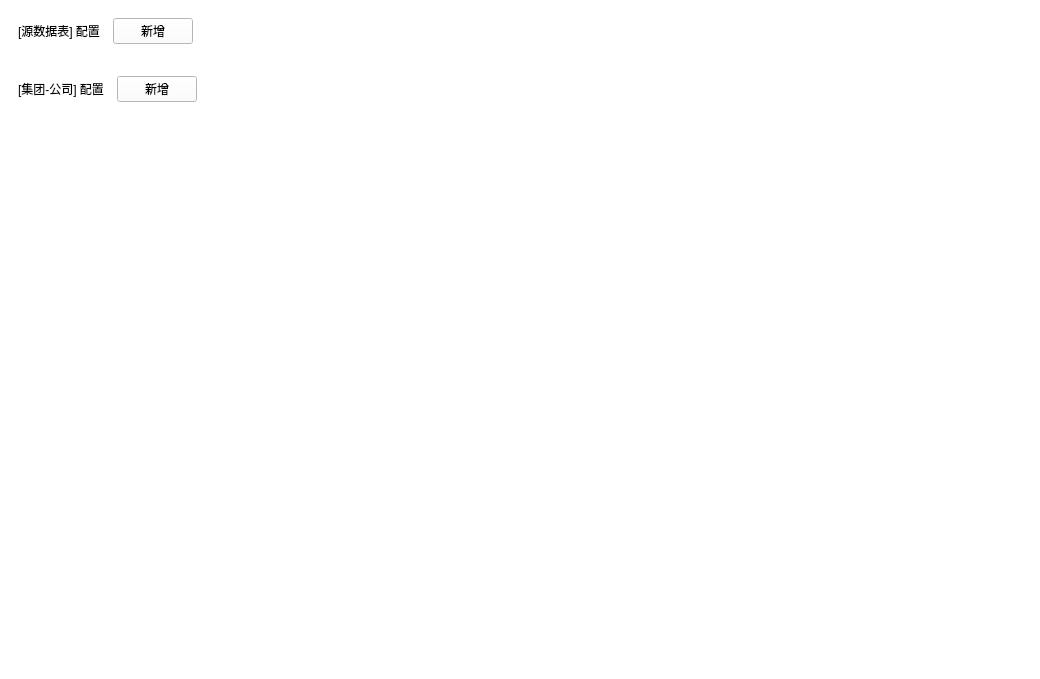
<?xml version="1.0" encoding="UTF-8"?>
<ui version="4.0">
 <class>config_widget</class>
 <widget class="QWidget" name="config_widget">
  <property name="geometry">
   <rect>
    <x>0</x>
    <y>0</y>
    <width>1040</width>
    <height>679</height>
   </rect>
  </property>
  <property name="windowTitle">
   <string>配置</string>
  </property>
  <property name="styleSheet">
   <string notr="true">QWidget{
	background-color: #fff;
}</string>
  </property>
  <layout class="QVBoxLayout" name="verticalLayout">
   <property name="leftMargin">
    <number>9</number>
   </property>
   <property name="topMargin">
    <number>9</number>
   </property>
   <property name="rightMargin">
    <number>9</number>
   </property>
   <property name="bottomMargin">
    <number>9</number>
   </property>
   <item>
    <widget class="SmoothScrollArea" name="SmoothScrollArea">
     <property name="frameShape">
      <enum>QFrame::NoFrame</enum>
     </property>
     <property name="frameShadow">
      <enum>QFrame::Plain</enum>
     </property>
     <property name="widgetResizable">
      <bool>true</bool>
     </property>
     <widget class="QWidget" name="scrollAreaWidgetContents">
      <property name="geometry">
       <rect>
        <x>0</x>
        <y>0</y>
        <width>1022</width>
        <height>661</height>
       </rect>
      </property>
      <layout class="QVBoxLayout" name="verticalLayout_4">
       <item>
        <layout class="QHBoxLayout" name="horizontalLayout_7">
         <item>
          <widget class="SubtitleLabel" name="SubtitleLabel">
           <property name="text">
            <string>[源数据表] 配置  </string>
           </property>
          </widget>
         </item>
         <item>
          <widget class="PrimaryPushButton" name="btn_add_data_config">
           <property name="styleSheet">
            <string notr="true">PushButton, ToolButton, ToggleButton, ToggleToolButton {
    color: black;
    background: rgba(255, 255, 255, 0.7);
    border: 1px solid rgba(0, 0, 0, 0.073);
    border-bottom: 1px solid rgba(0, 0, 0, 0.183);
    border-radius: 5px;
    /* font: 14px 'Segoe UI', 'Microsoft YaHei'; */
    padding: 5px ;
    outline: none;
}

PushButton[hasIcon=false] {
    padding: 2px 12px ;
}

DropDownPushButton[hasIcon=false],
PrimaryDropDownPushButton[hasIcon=false] {
    padding: 5px 31px 6px 12px;
}

DropDownPushButton[hasIcon=true],
PrimaryDropDownPushButton[hasIcon=true] {
    padding: 5px 31px 6px 36px;
}

PushButton:hover, ToolButton:hover, ToggleButton:hover, ToggleToolButton:hover {
    background: rgba(249, 249, 249, 0.5);
}

PushButton:pressed, ToolButton:pressed, ToggleButton:pressed, ToggleToolButton:pressed {
    color: rgba(0, 0, 0, 0.63);
    background: rgba(249, 249, 249, 0.3);
    border-bottom: 1px solid rgba(0, 0, 0, 0.073);
}

PushButton:disabled, ToolButton:disabled, ToggleButton:disabled, ToggleToolButton:disabled {
    color: rgba(0, 0, 0, 0.36);
    background: rgba(249, 249, 249, 0.3);
    border: 1px solid rgba(0, 0, 0, 0.06);
    border-bottom: 1px solid rgba(0, 0, 0, 0.06);
}


PrimaryPushButton,
PrimaryToolButton,
ToggleButton:checked,
ToggleToolButton:checked {
    color: white;
    background-color: #009faa;
    border: 1px solid #00a7b3;
    border-bottom: 1px solid #007780;
}

PrimaryPushButton:hover,
PrimaryToolButton:hover,
ToggleButton:checked:hover,
ToggleToolButton:checked:hover {
    background-color: #00a7b3;
    border: 1px solid #2daab3;
    border-bottom: 1px solid #007780;
}

PrimaryPushButton:pressed,
PrimaryToolButton:pressed,
ToggleButton:checked:pressed,
ToggleToolButton:checked:pressed {
    color: rgba(255, 255, 255, 0.63);
    background-color: #3eabb3;
    border: 1px solid #3eabb3;
}

PrimaryPushButton:disabled,
PrimaryToolButton:disabled,
ToggleButton:checked:disabled,
ToggleToolButton:checked:disabled {
    color: rgba(255, 255, 255, 0.9);
    background-color: rgb(205, 205, 205);
    border: 1px solid rgb(205, 205, 205);
}

SplitDropButton,
PrimarySplitDropButton {
    border-left: none;
    border-top-left-radius: 0;
    border-bottom-left-radius: 0;
}

#splitPushButton,
#splitToolButton,
#primarySplitPushButton,
#primarySplitToolButton {
    border-top-right-radius: 0;
    border-bottom-right-radius: 0;
}

#splitPushButton:pressed,
#splitToolButton:pressed,
SplitDropButton:pressed {
    border-bottom: 1px solid rgba(0, 0, 0, 0.183);
}

PrimarySplitDropButton:pressed {
    border-bottom: 1px solid #007780;
}

#primarySplitPushButton, #primarySplitToolButton {
    border-right: 1px solid #3eabb3;
}

#primarySplitPushButton:pressed, #primarySplitToolButton:pressed {
    border-bottom: 1px solid #007780;
}

HyperlinkButton {
    /* font: 14px 'Segoe UI', 'Microsoft YaHei'; */
    padding: 6px 12px 6px 12px;
    color: #009faa;
    border: none;
    border-radius: 6px;
    background-color: transparent;
}

HyperlinkButton:hover {
    background-color: rgba(0, 0, 0, 15);
}

HyperlinkButton:pressed {
    background-color: rgba(0, 0, 0, 7);
}

HyperlinkButton:disabled {
    color: rgba(0, 0, 0, 0.43)
}


RadioButton {
    min-height: 24px;
    max-height: 24px;
    background-color: transparent;
    font: 14px 'Segoe UI', 'Microsoft YaHei', 'PingFang SC';
    color: black;
}

RadioButton::indicator {
    width: 18px;
    height: 18px;
    border-radius: 11px;
    border: 2px solid #999999;
    background-color: rgba(0, 0, 0, 5);
    margin-right: 4px;
}

RadioButton::indicator:hover {
    background-color: rgba(0, 0, 0, 0);
}

RadioButton::indicator:pressed {
    border: 2px solid #bbbbbb;
    background-color: qradialgradient(spread:pad, cx:0.5, cy:0.5, radius:0.5, fx:0.5, fy:0.5,
            stop:0 rgb(255, 255, 255),
            stop:0.5 rgb(255, 255, 255),
            stop:0.6 rgb(225, 224, 223),
            stop:1 rgb(225, 224, 223));
}

RadioButton::indicator:checked {
    height: 22px;
    width: 22px;
    border: none;
    border-radius: 11px;
    background-color: qradialgradient(spread:pad, cx:0.5, cy:0.5, radius:0.5, fx:0.5, fy:0.5,
            stop:0 rgb(255, 255, 255),
            stop:0.5 rgb(255, 255, 255),
            stop:0.6 #009faa,
            stop:1 #009faa);
}

RadioButton::indicator:checked:hover {
    background-color: qradialgradient(spread:pad, cx:0.5, cy:0.5, radius:0.5, fx:0.5, fy:0.5,
            stop:0 rgb(255, 255, 255),
            stop:0.6 rgb(255, 255, 255),
            stop:0.7 #009faa,
            stop:1 #009faa);
}

RadioButton::indicator:checked:pressed {
    background-color: qradialgradient(spread:pad, cx:0.5, cy:0.5, radius:0.5, fx:0.5, fy:0.5,
            stop:0 rgb(255, 255, 255),
            stop:0.5 rgb(255, 255, 255),
            stop:0.6 #009faa,
            stop:1 #009faa);
}

RadioButton:disabled {
    color: rgba(0, 0, 0, 110);
}

RadioButton::indicator:disabled {
    border: 2px solid #bbbbbb;
    background-color: transparent;
}

RadioButton::indicator:disabled:checked {
    border: none;
    background-color: qradialgradient(spread:pad, cx:0.5, cy:0.5, radius:0.5, fx:0.5, fy:0.5,
            stop:0 rgb(255, 255, 255),
            stop:0.5 rgb(255, 255, 255),
            stop:0.6 rgba(0, 0, 0, 0.2169),
            stop:1 rgba(0, 0, 0, 0.2169));
}

TransparentToolButton,
TransparentToggleToolButton,
TransparentDropDownToolButton,
TransparentPushButton,
TransparentDropDownPushButton,
TransparentTogglePushButton {
    background-color: transparent;
    border: none;
    border-radius: 5px;
    margin: 0;
}

TransparentToolButton:hover,
TransparentToggleToolButton:hover,
TransparentDropDownToolButton:hover,
TransparentPushButton:hover,
TransparentDropDownPushButton:hover,
TransparentTogglePushButton:hover {
    background-color: rgba(0, 0, 0, 9);
    border: none;
}

TransparentToolButton:pressed,
TransparentToggleToolButton:pressed,
TransparentDropDownToolButton:pressed,
TransparentPushButton:pressed,
TransparentDropDownPushButton:pressed,
TransparentTogglePushButton:pressed {
    background-color: rgba(0, 0, 0, 6);
    border: none;
}

TransparentToolButton:disabled,
TransparentToggleToolButton:disabled,
TransparentDropDownToolButton:disabled,
TransprentPushButton:disabled,
TransparentDropDownPushButton:disabled,
TransprentTogglePushButton:disabled {
    background-color: transparent;
    border: none;
}


PillPushButton,
PillPushButton:hover,
PillPushButton:pressed,
PillPushButton:disabled,
PillPushButton:checked,
PillPushButton:checked:hover,
PillPushButton:checked:pressed,
PillPushButton:disabled:checked,
PillToolButton,
PillToolButton:hover,
PillToolButton:pressed,
PillToolButton:disabled,
PillToolButton:checked,
PillToolButton:checked:hover,
PillToolButton:checked:pressed,
PillToolButton:disabled:checked {
    background-color: transparent;
    border: none;
}
</string>
           </property>
           <property name="text">
            <string>新增</string>
           </property>
          </widget>
         </item>
         <item>
          <spacer name="horizontalSpacer_8">
           <property name="orientation">
            <enum>Qt::Horizontal</enum>
           </property>
           <property name="sizeHint" stdset="0">
            <size>
             <width>40</width>
             <height>20</height>
            </size>
           </property>
          </spacer>
         </item>
        </layout>
       </item>
       <item>
        <widget class="QWidget" name="widget_data" native="true">
         <layout class="QHBoxLayout" name="horizontalLayout_2">
          <property name="spacing">
           <number>0</number>
          </property>
          <property name="leftMargin">
           <number>0</number>
          </property>
          <property name="topMargin">
           <number>0</number>
          </property>
          <property name="rightMargin">
           <number>0</number>
          </property>
          <property name="bottomMargin">
           <number>0</number>
          </property>
         </layout>
        </widget>
       </item>
       <item>
        <widget class="BodyLabel" name="BodyLabel">
         <property name="text">
          <string/>
         </property>
        </widget>
       </item>
       <item>
        <layout class="QHBoxLayout" name="horizontalLayout_6">
         <item>
          <widget class="SubtitleLabel" name="SubtitleLabel_2">
           <property name="text">
            <string>[集团-公司] 配置  </string>
           </property>
          </widget>
         </item>
         <item>
          <widget class="PrimaryPushButton" name="btn_add_company_config">
           <property name="styleSheet">
            <string notr="true">PushButton, ToolButton, ToggleButton, ToggleToolButton {
    color: black;
    background: rgba(255, 255, 255, 0.7);
    border: 1px solid rgba(0, 0, 0, 0.073);
    border-bottom: 1px solid rgba(0, 0, 0, 0.183);
    border-radius: 5px;
    /* font: 14px 'Segoe UI', 'Microsoft YaHei'; */
    padding: 5px 12px 6px 12px;
    outline: none;
}

ToolButton {
    padding: 5px 9px 6px 8px;
}

PushButton[hasIcon=false] {
    padding: 2px 12px ;
}

PushButton[hasIcon=true] {
    padding: 5px 12px 6px 36px;
}

DropDownToolButton, PrimaryDropDownToolButton {
    padding: 5px 31px 6px 8px;
}

DropDownPushButton[hasIcon=false],
PrimaryDropDownPushButton[hasIcon=false] {
    padding: 5px 31px 6px 12px;
}

DropDownPushButton[hasIcon=true],
PrimaryDropDownPushButton[hasIcon=true] {
    padding: 5px 31px 6px 36px;
}

PushButton:hover, ToolButton:hover, ToggleButton:hover, ToggleToolButton:hover {
    background: rgba(249, 249, 249, 0.5);
}

PushButton:pressed, ToolButton:pressed, ToggleButton:pressed, ToggleToolButton:pressed {
    color: rgba(0, 0, 0, 0.63);
    background: rgba(249, 249, 249, 0.3);
    border-bottom: 1px solid rgba(0, 0, 0, 0.073);
}

PushButton:disabled, ToolButton:disabled, ToggleButton:disabled, ToggleToolButton:disabled {
    color: rgba(0, 0, 0, 0.36);
    background: rgba(249, 249, 249, 0.3);
    border: 1px solid rgba(0, 0, 0, 0.06);
    border-bottom: 1px solid rgba(0, 0, 0, 0.06);
}


PrimaryPushButton,
PrimaryToolButton,
ToggleButton:checked,
ToggleToolButton:checked {
    color: white;
    background-color: #009faa;
    border: 1px solid #00a7b3;
    border-bottom: 1px solid #007780;
}

PrimaryPushButton:hover,
PrimaryToolButton:hover,
ToggleButton:checked:hover,
ToggleToolButton:checked:hover {
    background-color: #00a7b3;
    border: 1px solid #2daab3;
    border-bottom: 1px solid #007780;
}

PrimaryPushButton:pressed,
PrimaryToolButton:pressed,
ToggleButton:checked:pressed,
ToggleToolButton:checked:pressed {
    color: rgba(255, 255, 255, 0.63);
    background-color: #3eabb3;
    border: 1px solid #3eabb3;
}

PrimaryPushButton:disabled,
PrimaryToolButton:disabled,
ToggleButton:checked:disabled,
ToggleToolButton:checked:disabled {
    color: rgba(255, 255, 255, 0.9);
    background-color: rgb(205, 205, 205);
    border: 1px solid rgb(205, 205, 205);
}

SplitDropButton,
PrimarySplitDropButton {
    border-left: none;
    border-top-left-radius: 0;
    border-bottom-left-radius: 0;
}

#splitPushButton,
#splitToolButton,
#primarySplitPushButton,
#primarySplitToolButton {
    border-top-right-radius: 0;
    border-bottom-right-radius: 0;
}

#splitPushButton:pressed,
#splitToolButton:pressed,
SplitDropButton:pressed {
    border-bottom: 1px solid rgba(0, 0, 0, 0.183);
}

PrimarySplitDropButton:pressed {
    border-bottom: 1px solid #007780;
}

#primarySplitPushButton, #primarySplitToolButton {
    border-right: 1px solid #3eabb3;
}

#primarySplitPushButton:pressed, #primarySplitToolButton:pressed {
    border-bottom: 1px solid #007780;
}

HyperlinkButton {
    /* font: 14px 'Segoe UI', 'Microsoft YaHei'; */
    padding: 6px 12px 6px 12px;
    color: #009faa;
    border: none;
    border-radius: 6px;
    background-color: transparent;
}

HyperlinkButton:hover {
    background-color: rgba(0, 0, 0, 15);
}

HyperlinkButton:pressed {
    background-color: rgba(0, 0, 0, 7);
}

HyperlinkButton:disabled {
    color: rgba(0, 0, 0, 0.43)
}


RadioButton {
    min-height: 24px;
    max-height: 24px;
    background-color: transparent;
    font: 14px 'Segoe UI', 'Microsoft YaHei', 'PingFang SC';
    color: black;
}

RadioButton::indicator {
    width: 18px;
    height: 18px;
    border-radius: 11px;
    border: 2px solid #999999;
    background-color: rgba(0, 0, 0, 5);
    margin-right: 4px;
}

RadioButton::indicator:hover {
    background-color: rgba(0, 0, 0, 0);
}

RadioButton::indicator:pressed {
    border: 2px solid #bbbbbb;
    background-color: qradialgradient(spread:pad, cx:0.5, cy:0.5, radius:0.5, fx:0.5, fy:0.5,
            stop:0 rgb(255, 255, 255),
            stop:0.5 rgb(255, 255, 255),
            stop:0.6 rgb(225, 224, 223),
            stop:1 rgb(225, 224, 223));
}

RadioButton::indicator:checked {
    height: 22px;
    width: 22px;
    border: none;
    border-radius: 11px;
    background-color: qradialgradient(spread:pad, cx:0.5, cy:0.5, radius:0.5, fx:0.5, fy:0.5,
            stop:0 rgb(255, 255, 255),
            stop:0.5 rgb(255, 255, 255),
            stop:0.6 #009faa,
            stop:1 #009faa);
}

RadioButton::indicator:checked:hover {
    background-color: qradialgradient(spread:pad, cx:0.5, cy:0.5, radius:0.5, fx:0.5, fy:0.5,
            stop:0 rgb(255, 255, 255),
            stop:0.6 rgb(255, 255, 255),
            stop:0.7 #009faa,
            stop:1 #009faa);
}

RadioButton::indicator:checked:pressed {
    background-color: qradialgradient(spread:pad, cx:0.5, cy:0.5, radius:0.5, fx:0.5, fy:0.5,
            stop:0 rgb(255, 255, 255),
            stop:0.5 rgb(255, 255, 255),
            stop:0.6 #009faa,
            stop:1 #009faa);
}

RadioButton:disabled {
    color: rgba(0, 0, 0, 110);
}

RadioButton::indicator:disabled {
    border: 2px solid #bbbbbb;
    background-color: transparent;
}

RadioButton::indicator:disabled:checked {
    border: none;
    background-color: qradialgradient(spread:pad, cx:0.5, cy:0.5, radius:0.5, fx:0.5, fy:0.5,
            stop:0 rgb(255, 255, 255),
            stop:0.5 rgb(255, 255, 255),
            stop:0.6 rgba(0, 0, 0, 0.2169),
            stop:1 rgba(0, 0, 0, 0.2169));
}

TransparentToolButton,
TransparentToggleToolButton,
TransparentDropDownToolButton,
TransparentPushButton,
TransparentDropDownPushButton,
TransparentTogglePushButton {
    background-color: transparent;
    border: none;
    border-radius: 5px;
    margin: 0;
}

TransparentToolButton:hover,
TransparentToggleToolButton:hover,
TransparentDropDownToolButton:hover,
TransparentPushButton:hover,
TransparentDropDownPushButton:hover,
TransparentTogglePushButton:hover {
    background-color: rgba(0, 0, 0, 9);
    border: none;
}

TransparentToolButton:pressed,
TransparentToggleToolButton:pressed,
TransparentDropDownToolButton:pressed,
TransparentPushButton:pressed,
TransparentDropDownPushButton:pressed,
TransparentTogglePushButton:pressed {
    background-color: rgba(0, 0, 0, 6);
    border: none;
}

TransparentToolButton:disabled,
TransparentToggleToolButton:disabled,
TransparentDropDownToolButton:disabled,
TransprentPushButton:disabled,
TransparentDropDownPushButton:disabled,
TransprentTogglePushButton:disabled {
    background-color: transparent;
    border: none;
}


PillPushButton,
PillPushButton:hover,
PillPushButton:pressed,
PillPushButton:disabled,
PillPushButton:checked,
PillPushButton:checked:hover,
PillPushButton:checked:pressed,
PillPushButton:disabled:checked,
PillToolButton,
PillToolButton:hover,
PillToolButton:pressed,
PillToolButton:disabled,
PillToolButton:checked,
PillToolButton:checked:hover,
PillToolButton:checked:pressed,
PillToolButton:disabled:checked {
    background-color: transparent;
    border: none;
}
</string>
           </property>
           <property name="text">
            <string>新增</string>
           </property>
          </widget>
         </item>
         <item>
          <spacer name="horizontalSpacer_7">
           <property name="orientation">
            <enum>Qt::Horizontal</enum>
           </property>
           <property name="sizeHint" stdset="0">
            <size>
             <width>40</width>
             <height>20</height>
            </size>
           </property>
          </spacer>
         </item>
        </layout>
       </item>
       <item>
        <widget class="QWidget" name="widget_company" native="true">
         <layout class="QHBoxLayout" name="horizontalLayout_4"/>
        </widget>
       </item>
       <item>
        <spacer name="verticalSpacer">
         <property name="orientation">
          <enum>Qt::Vertical</enum>
         </property>
         <property name="sizeHint" stdset="0">
          <size>
           <width>20</width>
           <height>40</height>
          </size>
         </property>
        </spacer>
       </item>
      </layout>
     </widget>
    </widget>
   </item>
  </layout>
 </widget>
 <customwidgets>
  <customwidget>
   <class>PushButton</class>
   <extends>QPushButton</extends>
   <header>qfluentwidgets</header>
  </customwidget>
  <customwidget>
   <class>PrimaryPushButton</class>
   <extends>PushButton</extends>
   <header>qfluentwidgets</header>
  </customwidget>
  <customwidget>
   <class>SmoothScrollArea</class>
   <extends>QScrollArea</extends>
   <header>qfluentwidgets</header>
   <container>1</container>
  </customwidget>
  <customwidget>
   <class>BodyLabel</class>
   <extends>QLabel</extends>
   <header>qfluentwidgets</header>
  </customwidget>
  <customwidget>
   <class>SubtitleLabel</class>
   <extends>QLabel</extends>
   <header>qfluentwidgets</header>
  </customwidget>
 </customwidgets>
 <resources/>
 <connections/>
</ui>
